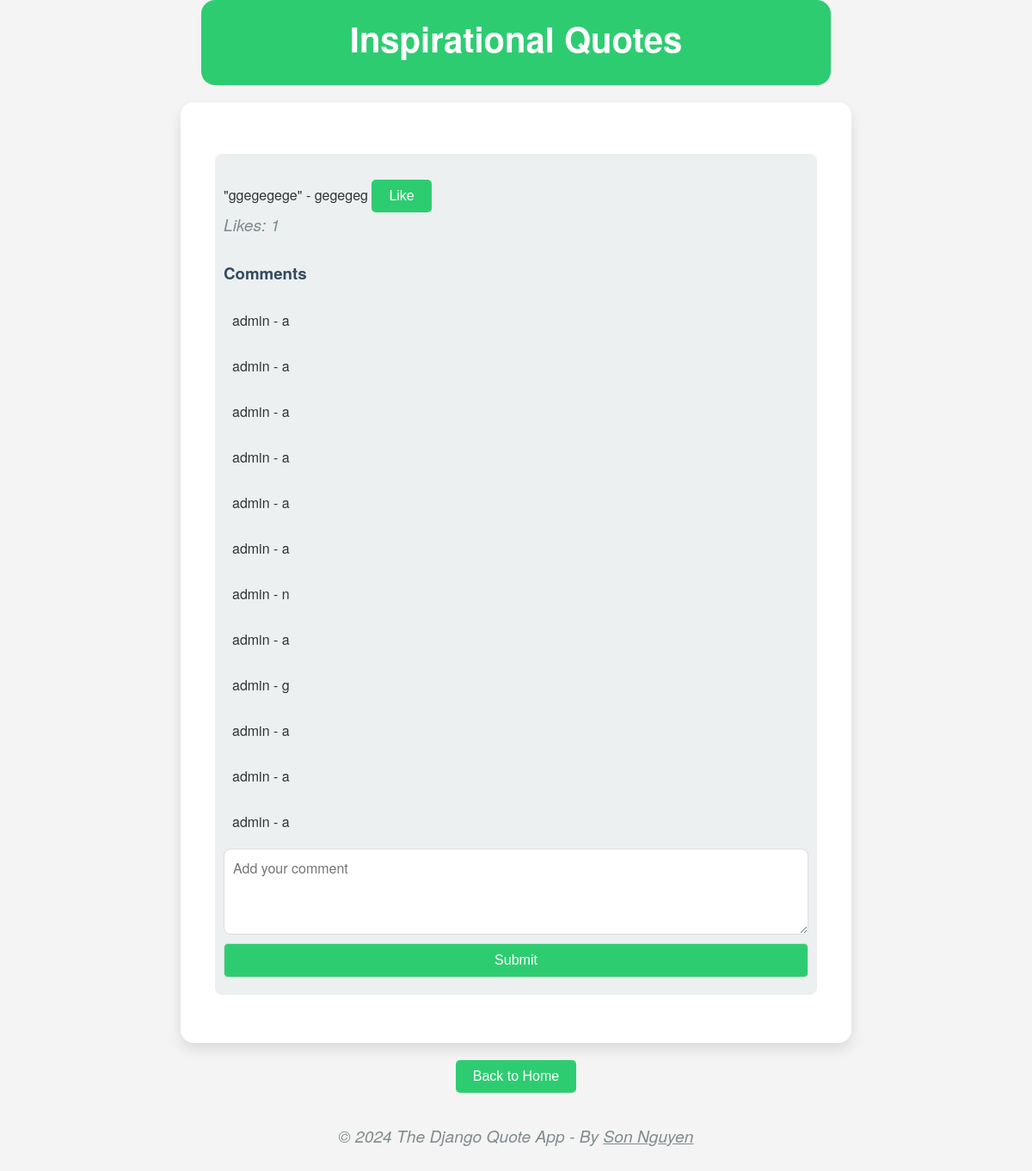
The app's page /Inspirational/ with its own data.
### quotes/models.py (models this page shows, shortened)
class Quote(models.Model):
    CATEGORY_CHOICES = [
        ('Inspirational', 'Inspirational'),
        ('Motivational', 'Motivational'),
        ('General', 'General'),
        ('Love', 'Love'),
        ('Humor', 'Humor'),
        ('Philosophy', 'Philosophy'),
        ('Science', 'Science'),
        ('Technology', 'Technology'),
        ('Programming', 'Programming'),
        ('Business', 'Business'),
        ('Leadership', 'Leadership'),
        ('Success', 'Success'),
        ('Life', 'Life'),
        ('Friendship', 'Friendship'),
        ('Wisdom', 'Wisdom'),
        ('Education', 'Education'),
        ('Health', 'Health'),
        ('Fitness', 'Fitness'),
        ('Sports', 'Sports'),
        ('Music', 'Music'),
        ('Movies', 'Movies'),
        ('Art', 'Art'),
        ('Fashion', 'Fashion'),
        ('Food', 'Food'),
        ('Travel', 'Travel'),
        ('Nature', 'Nature'),
        ('Environment', 'Environment'),
        ('Politics', 'Politics'),
        ('Economics', 'Economics'),
        ('History', 'History'),
        ('Religion', 'Religion'),
        ('Spirituality', 'Spirituality'),
        ('Psychology', 'Psychology'),
        ('Self-Help', 'Self-Help'),
        ('Relationships', 'Relationships'),
        ('Parenting', 'Parenting'),
        ('Marriage', 'Marriage'),
        ('Family', 'Family'),
        ('Children', 'Children'),
        ('Teens', 'Teens'),
        ('Seniors', 'Seniors'),
        ('General', 'General'),
        ('Adventure', 'Adventure'),
        ('Animals', 'Animals'),
        ('Architecture', 'Architecture'),
        ('Books', 'Books'),
        ('Career', 'Career'),
        ('Comedy', 'Comedy'),
        ('Creativity', 'Creativity'),
        ('Culture', 'Culture'),
        ('Design', 'Design'),
        ('Dreams', 'Dreams'),
        ('Entertainment', 'Entertainment'),
        ('Finance', 'Finance'),
        ('Gardening', 'Gardening'),
        ('Happiness', 'Happiness'),
        ('Hobbies', 'Hobbies'),
        ('Home', 'Home'),
        ('Humanity', 'Humanity'),
        ('Innovation', 'Innovation'),
        ('Knowledge', 'Knowledge'),
        ('Language', 'Language'),
        ('Literature', 'Literature'),
        ('Mindfulness', 'Mindfulness'),
        ('Money', 'Money'),
        ('Motivation', 'Motivation'),
        ('Peace', 'Peace'),
        ('Poetry', 'Poetry'),
        ('Productivity', 'Productivity'),
        ('Science Fiction', 'Science Fiction'),
        ('Social Justice', 'Social Justice'),
        ('Society', 'Society'),
        ('Sustainability', 'Sustainability'),
        ('Time', 'Time'),
        ('Work', 'Work'),
        ('Activism', 'Activism'),
        ('Aging', 'Aging'),
        ('Astronomy', 'Astronomy'),
        ('Beauty', 'Beauty'),
        ('Belief', 'Belief'),
        ('Challenge', 'Challenge'),
        ('Change', 'Change'),
        ('Communication', 'Communication'),
        ('Community', 'Community'),
        ('Compassion', 'Compassion'),
        ('Confidence', 'Confidence'),
        ('Courage', 'Courage'),
        ('Curiosity', 'Curiosity'),
        ('Dance', 'Dance'),
        ('Diversity', 'Diversity'),
        ('Empathy', 'Empathy'),
        ('Empowerment', 'Empowerment'),
        ('Equality', 'Equality'),
        ('Ethics', 'Ethics'),
        ('Exploration', 'Exploration'),
        ('Faith', 'Faith'),
        ('Fantasy', 'Fantasy'),
        ('Fear', 'Fear'),
        ('Forgiveness', 'Forgiveness'),
        ('Freedom', 'Freedom'),
        ('Gender', 'Gender'),
        ('Gratitude', 'Gratitude'),
        ('Growth', 'Growth'),
        ('Healing', 'Healing'),
        ('Hope', 'Hope'),
        ('Human Rights', 'Human Rights'),
        ('Identity', 'Identity'),
        ('Imagination', 'Imagination'),
        ('Inclusion', 'Inclusion'),
        ('Independence', 'Independence'),
        ('Individuality', 'Individuality'),
        ('Inspiration', 'Inspiration'),
        ('Integrity', 'Integrity'),
        ('Justice', 'Justice'),
        ('Kindness', 'Kindness'),
        ('Learning', 'Learning'),
        ('LGBTQ+', 'LGBTQ+'),
        ('Loneliness', 'Loneliness'),
        ('Loss', 'Loss'),
        ('Magic', 'Magic'),
        ('Meaning', 'Meaning'),
        ('Memory', 'Memory'),
        ('Mental Health', 'Mental Health'),
        ('Minimalism', 'Minimalism'),
        ('Mythology', 'Mythology'),
        ('Opportunity', 'Opportunity'),
        ('Optimism', 'Optimism'),
        ('Patience', 'Patience'),
        ('Perspective', 'Perspective'),
        ('Philanthropy', 'Philanthropy'),
        ('Photography', 'Photography'),
        ('Resilience', 'Resilience'),
        ('Respect', 'Respect'),
        ('Responsibility', 'Responsibility'),
        ('Risk', 'Risk'),
        ('Self-Acceptance', 'Self-Acceptance'),
        ('Self-Care', 'Self-Care'),
        ('Self-Discovery', 'Self-Discovery'),
        ('Self-Esteem', 'Self-Esteem'),
        ('Self-Love', 'Self-Love'),
        ('Simplicity', 'Simplicity'),
        ('Solitude', 'Solitude'),
        ('Strength', 'Strength'),
        ('Theater', 'Theater'),
        ('Trust', 'Trust'),
        ('Truth', 'Truth'),
        ('Vulnerability', 'Vulnerability'),
        ('Wellness', 'Wellness'),
        ('Wonder', 'Wonder'),
        ('Youth', 'Youth'),
        ('Achievement', 'Achievement'),
        ('Activism', 'Activism'),
        ('Adventure', 'Adventure'),
        ('Adversity', 'Adversity'),
        ('Aging', 'Aging'),
        ('Ambition', 'Ambition'),
        ('Animals', 'Animals'),
        ('Anxiety', 'Anxiety'),
        ('Architecture', 'Architecture'),
        ('Art', 'Art'),
        ('Astronomy', 'Astronomy'),
        ('Authenticity', 'Authenticity'),
        ('Beauty', 'Beauty'),
        ('Belief', 'Belief'),
        ('Books', 'Books'),
        ('Bravery', 'Bravery'),
        ('Buddhism', 'Buddhism'),
        ('Business', 'Business'),
        ('Calm', 'Calm'),
        ('Career', 'Career'),
        ('Celebration', 'Celebration'),
        ('Challenge', 'Challenge'),
        ('Change', 'Change'),
        ('Childhood', 'Childhood'),
        ('Christianity', 'Christianity'),
        ('Cinema', 'Cinema'),
        ('Comedy', 'Comedy'),
        ('Communication', 'Communication'),
        ('Community', 'Community'),
        ('Compassion', 'Compassion'),
        ('Confidence', 'Confidence'),
        ('Consciousness', 'Consciousness'),
        ('Contentment', 'Contentment'),
        ('Courage', 'Courage'),
        ('Creativity', 'Creativity'),
        ('Criticism', 'Criticism'),
        ('Culture', 'Culture'),
        ('Curiosity', 'Curiosity'),
        ('Dance', 'Dance'),
        ('Death', 'Death'),
        ('Depression', 'Depression'),
        ('Design', 'Design'),
        ('Determination', 'Determination'),
        ('Diversity', 'Diversity'),
        ('Dreams', 'Dreams'),
        ('Economics', 'Economics'),
        ('Education', 'Education'),
        ('Empathy', 'Empathy'),
        ('Empowerment', 'Empowerment'),
        ('Energy', 'Energy'),
        ('Entertainment', 'Entertainment'),
        ('Environment', 'Environment'),
        ('Equality', 'Equality'),
        ('Ethics', 'Ethics'),
        ('Exploration', 'Exploration'),
        ('Failure', 'Failure'),
        ('Faith', 'Faith'),
        ('Family', 'Family'),
        ('Fantasy', 'Fantasy'),
        ('Fashion', 'Fashion'),
        ('Fear', 'Fear'),
        ('Feminism', 'Feminism'),
        ('Film', 'Film'),
        ('Finance', 'Finance'),
        ('Fitness', 'Fitness'),
        ('Food', 'Food'),
        ('Forgiveness', 'Forgiveness'),
        ('Freedom', 'Freedom'),
        ('Friendship', 'Friendship'),
        ('Gender', 'Gender'),
        ('Gratitude', 'Gratitude'),
        ('Grief', 'Grief'),
        ('Growth', 'Growth'),
        ('Happiness', 'Happiness'),
        ('Healing', 'Healing'),
        ('Health', 'Health'),
        ('Hinduism', 'Hinduism'),
        ('History', 'History'),
        ('Hobbies', 'Hobbies'),
        ('Home', 'Home'),
        ('Honesty', 'Honesty'),
        ('Hope', 'Hope'),
        ('Humanity', 'Humanity'),
        ('Humor', 'Humor'),
        ('Identity', 'Identity'),
        ('Imagination', 'Imagination'),
        ('Inclusion', 'Inclusion'),
        ('Independence', 'Independence'),
        ('Individuality', 'Individuality'),
        ('Innovation', 'Innovation'),
        ('Inspiration', 'Inspiration'),
        ('Integrity', 'Integrity'),
        ('Islam', 'Islam'),
        ('Judaism', 'Judaism'),
        ('Justice', 'Justice'),
        ('Kindness', 'Kindness'),
        ('Knowledge', 'Knowledge'),
        ('Language', 'Language'),
        ('Leadership', 'Leadership'),
        ('Learning', 'Learning'),
        ('Life', 'Life'),
        ('Literature', 'Literature'),
        ('Loneliness', 'Loneliness'),
        ('Loss', 'Loss'),
        ('Love', 'Love'),
        ('Magic', 'Magic'),
        ('Marriage', 'Marriage'),
        ('Meaning', 'Meaning'),
        ('Memory', 'Memory'),
        ('Minimalism', 'Minimalism'),
        ('Mindfulness', 'Mindfulness'),
        ('Money', 'Money'),
        ('Motivation', 'Motivation'),
        ('Music', 'Music'),
        ('Mystery', 'Mystery'),
        ('Mythology', 'Mythology'),
        ('Nature', 'Nature'),
        ('Opportunity', 'Opportunity'),
        ('Optimism', 'Optimism'),
        ('Parenting', 'Parenting'),
        ('Patience', 'Patience'),
        ('Peace', 'Peace'),
        ('Perseverance', 'Perseverance'),
        ('Perspective', 'Perspective'),
        ('Philanthropy', 'Philanthropy'),
        ('Philosophy', 'Philosophy'),
        ('Photography', 'Photography'),
        ('Poetry', 'Poetry'),
        ('Politics', 'Politics'),
        ('Positivity', 'Positivity'),
        ('Poverty', 'Poverty'),
        ('Power', 'Power'),
        ('Productivity', 'Productivity'),
        ('Programming', 'Programming'),
        ('Psychology', 'Psychology'),
        ('Racism', 'Racism'),
        ('Relationships', 'Relationships'),
        ('Religion', 'Religion'),
        ('Resilience', 'Resilience'),
        ('Respect', 'Respect'),
        ('Responsibility', 'Responsibility'),
        ('Risk', 'Risk'),
        ('Science', 'Science'),
        ('Self-Acceptance', 'Self-Acceptance'),
        ('Self-Care', 'Self-Care'),
        ('Self-Discovery', 'Self-Discovery'),
        ('Self-Esteem', 'Self-Esteem'),
        ('Self-Love', 'Self-Love'),
        ('Sexuality', 'Sexuality'),
        ('Simplicity', 'Simplicity'),
        ('Society', 'Society'),
        ('Solitude', 'Solitude'),
        ('Spirituality', 'Spirituality'),
        ('Sports', 'Sports'),
        ('Strength', 'Strength'),
        ('Success', 'Success'),
        ('Sustainability', 'Sustainability'),
        ('Technology', 'Technology'),
        ('Teens', 'Teens'),
        ('Theater', 'Theater'),
        ('Time', 'Time'),
        ('Travel', 'Travel'),
        ('Trust', 'Trust'),
        ('Truth', 'Truth'),
        ('Vulnerability', 'Vulnerability'),
        ('War', 'War'),
        ('Wellness', 'Wellness'),
        ('Wisdom', 'Wisdom'),
        ('Wonder', 'Wonder'),
        ('Work', 'Work'),
        ('Writing', 'Writing'),
        ('Youth', 'Youth')
    ]
    text = models.TextField()
    author = models.CharField(max_length=100)
    category = models.CharField(max_length=100, choices=CATEGORY_CHOICES, default='General')

class Comment(models.Model):
    user = models.ForeignKey(User, on_delete=models.CASCADE)
    quote = models.ForeignKey(Quote, on_delete=models.CASCADE)
    text = models.TextField()
    created_at = models.DateTimeField(auto_now_add=True)

### quotes/views.py (the view)
# urls.py: path('<category_name>/', views.category_view, name='category'),
def category_view(request, category_name):
    quotes = Quote.objects.filter(category=category_name)
    context = {
        'quotes': quotes,
        'category_name': category_name.capitalize()
    }
    return render(request, 'quotes/category.html', context)

### quotes/templates/quotes/category.html (shortened to what this page needs)
<!DOCTYPE html>
<html lang="en">
<head>
</head>
<body>
    <header>
        <h1 style="color: white; margin-top: 0">{{ category_name }} Quotes</h1>
    </header>
    <div class="quote">
        {% if quotes %}
            <ul>
                {% for quote in quotes %}
                    <li>
                        "{{ quote.text }}" - {{ quote.author }}
                        <button onclick="likeQuote({{ quote.id }})">
                            <span id="like-button-text-{{ quote.id }}">
                                {% if request.user in quote.like_set.all %}
                                    Unlike
                                {% else %}
                                    Like
                                {% endif %}
                            </span>
                        </button>
                        <p>Likes: <span id="like-count-{{ quote.id }}">{{ quote.like_set.count }}</span></p>
                        <h3>Comments</h3>
                        <ul id="comments-list-{{ quote.id }}">
                            {% for comment in quote.comment_set.all %}
                                <li>{{ comment.user.username }} - {{ comment.text }}</li>
                            {% endfor %}
                        </ul>
                        <form id="comment-form-{{ quote.id }}">
                            <textarea id="comment_text" name="comment_text" placeholder="Add your comment"></textarea>
                            <button type="submit">Submit</button>
                        </form>
                    </li>
                {% endfor %}
            </ul>
        {% else %}
            <p>No quotes found in this category.</p>
        {% endif %}
    </div>
    <a href="{% url 'index' %}">
        <button id="back-to-home">Back to Home</button>
    </a>
    <footer>
        <p>&copy; 2024 The Django Quote App - By <a style="color: inherit" href="https://github.com/hoangsonww">Son Nguyen</a></p>
    </footer>
</body>
</html>

### quotes/templates/quotes/category.html (style rules this page uses)
body { font-family: 'Helvetica Neue', Arial, sans-serif; background-color: #f4f4f4; color: #333; margin: 0; display: flex; justify-content: center; align-items: center; min-height: 100vh; flex-direction: column; }
header { background-color: #2ecc71; text-align: center; padding: 1em; width: 80%; max-width: 700px; margin-bottom: 20px; border-radius: 16px; }
.quote { background-color: #fff; padding: 40px; border-radius: 15px; box-shadow: 0 8px 16px rgba(0, 0, 0, 0.1); text-align: center; width: 80%; max-width: 700px; }
h1 { font-size: 2.5em; margin-bottom: 10px; color: #2980b9; }
p { font-size: 1.2em; margin-top: 0; color: #7f8c8d; font-style: italic; }
button { background-color: #2ecc71; color: #fff; border: none; padding: 10px 20px; border-radius: 5px; cursor: pointer; margin-top: 20px; font-size: 1em; }
ul { list-style: none; padding: 0; margin-top: 20px; }
li { text-align: left; margin-bottom: 10px; padding: 10px; background-color: #ecf0f1; border-radius: 8px; }
textarea, button[type="submit"] { display: block; width: 100%; padding: 10px; margin: 10px 0; border: 1px solid #ddd; border-radius: 5px; box-sizing: border-box; }
textarea { resize: vertical; border-radius: 8px; font: inherit; min-height: 100px; }
h3 { margin-top: 30px; color: #34495e; }
footer { text-align: center; padding: 1em; margin-top: 20px; color: #7f8c8d; }

### records on screen
Quote: category "Inspirational", text "ggegegege", author "gegegeg", shows "Like", like_set.count "1"
Comment: user.username "admin", text "a"
Comment: user.username "admin", text "a"
Comment: user.username "admin", text "a"
Comment: user.username "admin", text "a"
Comment: user.username "admin", text "a"
Comment: user.username "admin", text "a"
Comment: user.username "admin", text "n"
Comment: user.username "admin", text "a"
Comment: user.username "admin", text "g"
Comment: user.username "admin", text "a"
Comment: user.username "admin", text "a"
Comment: user.username "admin", text "a"
